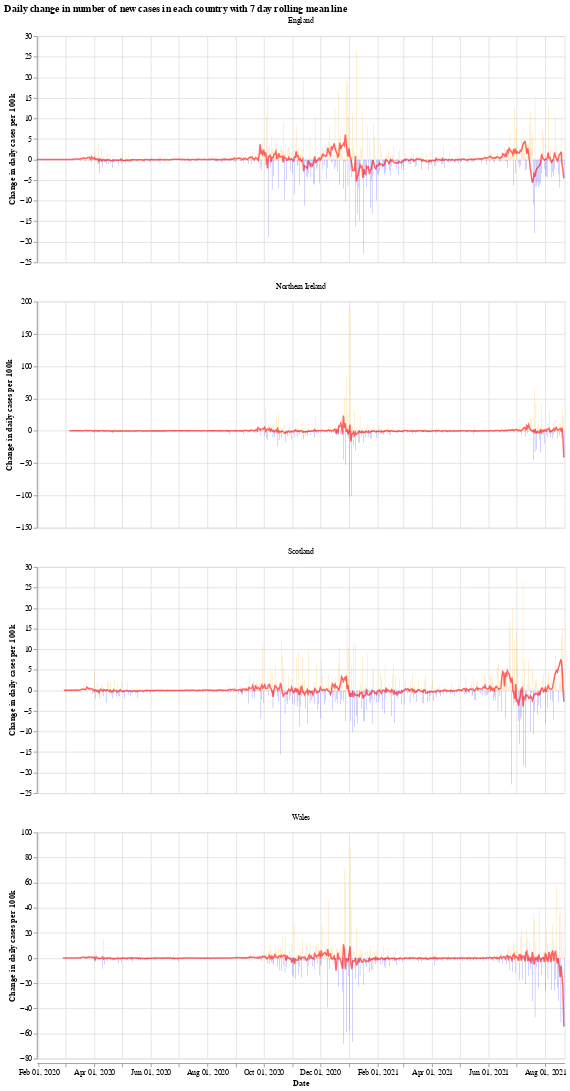

Notebook code cell kept with this figure:
### Markdown cell above
We will use the Python library `Altair` for visualising the data, see the [altair docs](https://altair-viz.github.io/) for more information.

First we have a graph which shows the daily change in the number of new cases for each country. This number jumps up and down all over the place, which is likely due to delay in reporting of new cases over the weekend. Another interesting thing is that it looks like the daily cases in Wales experienced a much shorter period of calm over the summer (calm in the sense of daily cases not jumping up and down).

The orange bars are days when the number of new cases (per 100k population) was more than the previous day, while the blue are days when the number of new cases dropped. The red line is the 7 day moving average. 

When the moving average line is below 0, it means that there is a consistent drop in new cases. We can see this clearly happening around the times that lockdowns were introduced (though, to varying degrees). I will update the graphs soon with a marker of when each lockdown started.

### Code cell
# collapse
import altair as alt

bars = alt.Chart(uk_cases).mark_bar().encode(
    x=alt.X("yearmonthdate(date):T", axis=alt.Axis(title='Date')),
    y=alt.Y("casesChangeRate:Q", axis=alt.Axis(title='Change in daily cases per 100k')),
    tooltip='casesChange',
    color=alt.condition(
        alt.datum.casesChangeRate > 0,
        alt.value("orange"),  # The positive color
        alt.value("blue")  # The negative color
    )
).properties(title='Daily change in number of new cases with 7 day rolling mean',width=700).interactive()

line = alt.Chart(uk_cases).mark_line(
    color='red',
    size=2,
    opacity=0.6
).transform_window(
    rolling_mean='mean(casesChangeRate)',
    frame=[0, 7],
    groupby=['areaName']
).encode(
    x='yearmonthdate(date):T',
    y='rolling_mean:Q'
)

alt.layer(bars, line, data=uk_cases).facet(alt.Column(
    'areaName', title=''), columns=1).resolve_scale(y='independent').properties(title='Daily change in number of new cases in each country with 7 day rolling mean line')

### Figure 1 — Vega-Lite specification as saved in the notebook (floating-point values rounded to 4 significant figures; data arrays with more than 128 entries replaced by an {"elided": "..."} marker saying what was removed)
{"config": {"view": {"continuousWidth": 400, "continuousHeight": 300}}, "data": {"name": "data-e2d61862a90ba42ea914fede3ea3bcaa"}, "facet": {"type": "nominal", "field": "areaName", "title": ""}, "spec": {"layer": [{"mark": "bar", "encoding": {"color": {"condition": {"value": "orange", "test": "(datum.casesChangeRate > 0)"}, "value": "blue"}, "tooltip": {"type": "quantitative", "field": "casesChange"}, "x": {"type": "temporal", "axis": {"title": "Date"}, "field": "date", "timeUnit": "yearmonthdate"}, "y": {"type": "quantitative", "axis": {"title": "Change in daily cases per 100k"}, "field": "casesChangeRate"}}, "selection": {"selector001": {"type": "interval", "bind": "scales", "encodings": ["x", "y"]}}, "title": "Daily change in number of new cases with 7 day rolling mean", "width": 700}, {"mark": {"type": "line", "color": "red", "opacity": 0.6, "size": 2}, "encoding": {"x": {"type": "temporal", "field": "date", "timeUnit": "yearmonthdate"}, "y": {"type": "quantitative", "field": "rolling_mean"}}, "transform": [{"window": [{"op": "mean", "field": "casesChangeRate", "as": "rolling_mean"}], "frame": [0, 7], "groupby": ["areaName"]}]}]}, "columns": 1, "resolve": {"scale": {"y": "independent"}}, "title": "Daily change in number of new cases in each country with 7 day rolling mean line", "$schema": "https://vega.github.io/schema/vega-lite/v4.8.1.json", "datasets": {"data-e2d61862a90ba42ea914fede3ea3bcaa": {"elided": "2188 records"}}}
